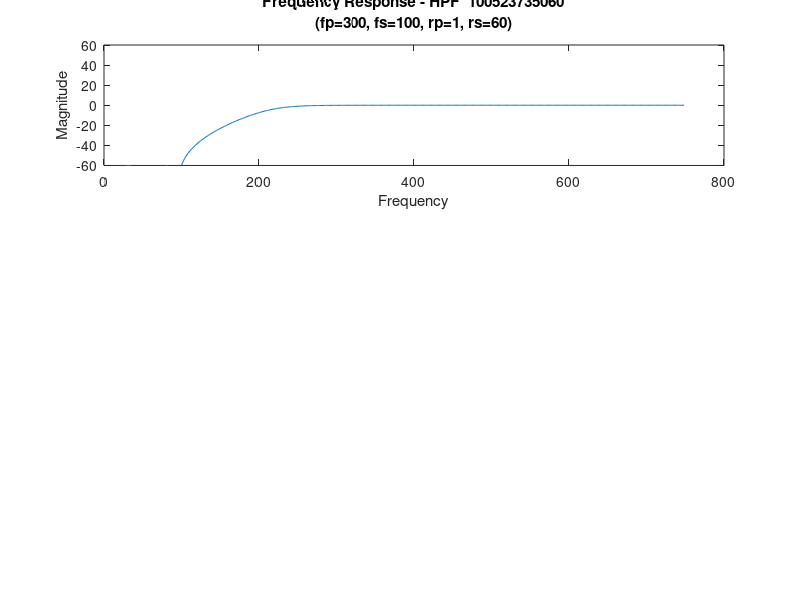

The MATLAB source for this figure:
clc;
clear all;
close all;


fp= 300;
fs= 100;
rp= 1;
rs= 60;

Fs=5*fp;
wp=2*fp/Fs;
ws=2*fs/Fs;

% [N, wc] = cheb1ord(wp, ws, rp, rs);
% [ahc, bhc] = cheby1(N, rp, wp, 'high');
[N, wc] = cheb2ord(wp, ws, rp, rs);
[ahc, bhc] = cheby2(N, rs, ws, 'high');



% figure(1);
% freqz(ahc, bhc);
% title(sprintf('freqz(a,b) - HPF  100523735060\n(fp=%d, fs=%d, rp=%d, rs=%d)', fp, fs, rp, rs));
% xlabel('Frequency'); ylabel('Magnitude');
% 
% figure(2);
% subplot(212);
% freqz(ahc, bhc, 4096); % Ensure consistent coefficient order
% title(sprintf('freqz(a,b,4096) - HPF  100523735060\n(fp=%d, fs=%d, rp=%d, rs=%d)', fp, fs, rp, rs));
% xlabel('Frequency'); ylabel('Magnitude');
% 
subplot(311);
[H, w] = freqz(ahc, bhc);
H_mag = abs(H);
plot(w * Fs / (2 * pi), 20 * log10(H_mag));
title(sprintf('Frequency Response - HPF  100523735060\n(fp=%d, fs=%d, rp=%d, rs=%d)', fp, fs, rp, rs));
xlabel('Frequency'); ylabel('Magnitude');

% ylim([-rp,rp]); %to check ripples in passband for Chebyshev1
ylim([-rs, rs]);

save('D:\B.E.(ECE)\semester 4\matlab programmes\HPFcoeff_chebyshev.mat','ahc','bhc');

% 
% %******
% fp= 500;
% fs= 100;
% rp= 1;
% rs= 40;
% 
% Fs=2.5*fp;
% wp=2*fp/Fs;
% ws=2*fs/Fs;
% 
% 
% [N, wc] = cheb2ord(wp, ws, rp, rs);
% [ahc, bhc] = cheby2(N, rs, ws, 'high');
% 
% [H,w]= freqz(ahc,bhc);
% H1_mag= abs(H);
% subplot(312);
% plot(w*Fs/(2*pi), 20*log10(H1_mag));
% title(sprintf('Frequency Response - LPF  100523735060\n(fp=%d, fs=%d, rp=%d, rs=%d)', fp, fs, rp, rs));
% xlabel('Frequency'); ylabel('Magnitude');
% 
% %*********
% fp= 1000;
% fs= 100;
% rp= 1;
% rs= 40;
% 
% Fs=2.5*fp;
% wp=2*fp/Fs;
% ws=2*fs/Fs;
% 
% 
% [N, wc] = cheb2ord(wp, ws, rp, rs);
% [ahc, bhc] = cheby2(N, rs, ws, 'high');
% 
% [H,w]= freqz(ahc,bhc);
% H1_mag= abs(H);
% subplot(313);
% plot(w*Fs/(2*pi), 20*log10(H1_mag));
% title(sprintf('Frequency Response - LPF  100523735060\n(fp=%d, fs=%d, rp=%d, rs=%d)', fp, fs, rp, rs));
% xlabel('Frequency'); ylabel('Magnitude');